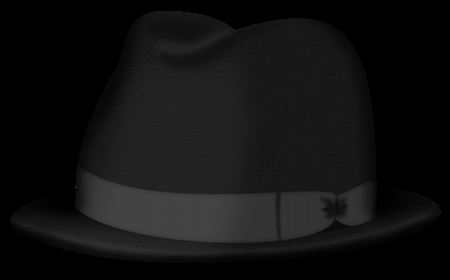
#> input picture hat.png, 450 x 280 px
$ python testing.py   (older library calls are emulated)
#> lines starting #> are read from the running program, lines starting #| are printed output that depends on the picture
import cv2  # OpenCV Library

#-----------------------------------------------------------------------------
#       Load and configure Haar Cascade Classifiers
#-----------------------------------------------------------------------------

# build our cv2 Cascade Classifiers
faceCascade = cv2.CascadeClassifier("haarcascade_frontalface_default.xml")
noseCascade = cv2.CascadeClassifier("haarcascade_mcs_nose.xml")

#-----------------------------------------------------------------------------
#       Load and configure hat (.png with alpha transparency)
#-----------------------------------------------------------------------------

# Load our overlay image: hat.png
hat = cv2.imread('hat.png',-1)
#> hat is the input picture: shape (280, 450, 4); mean B, G, R, A 17, 17, 17, 143.7

# Create the mask for the hat
orig_mask = hat[:,:,3]
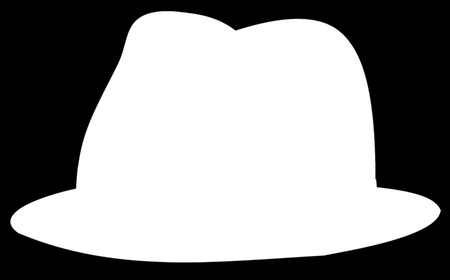
#> orig_mask: shape (280, 450); min 0, max 255, mean 143.7

# Create the inverted mask for the hat
orig_mask_inv = cv2.bitwise_not(orig_mask)
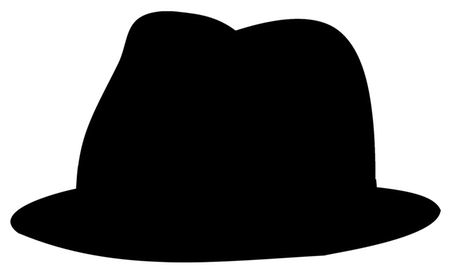
#> orig_mask_inv: shape (280, 450); min 0, max 255, mean 111.3

# Convert hat image to BGR
# and save the original image size (used later when re-sizing the image)
hat = hat[:,:,0:3]
#> hat: shape (280, 450, 3)
origHatHeight, origHatWidth = hat.shape[:2]
#> origHatHeight = 280; origHatWidth = 450

#-----------------------------------------------------------------------------
#       Main program loop
#-----------------------------------------------------------------------------

# collect video input from first webcam on system
#> (the run stopped early here; a loop or call above may not have finished)

$ run again, with 9A5AC2FA-6302-4EDE-9A89-E56F104DB901.png copied over hat.png
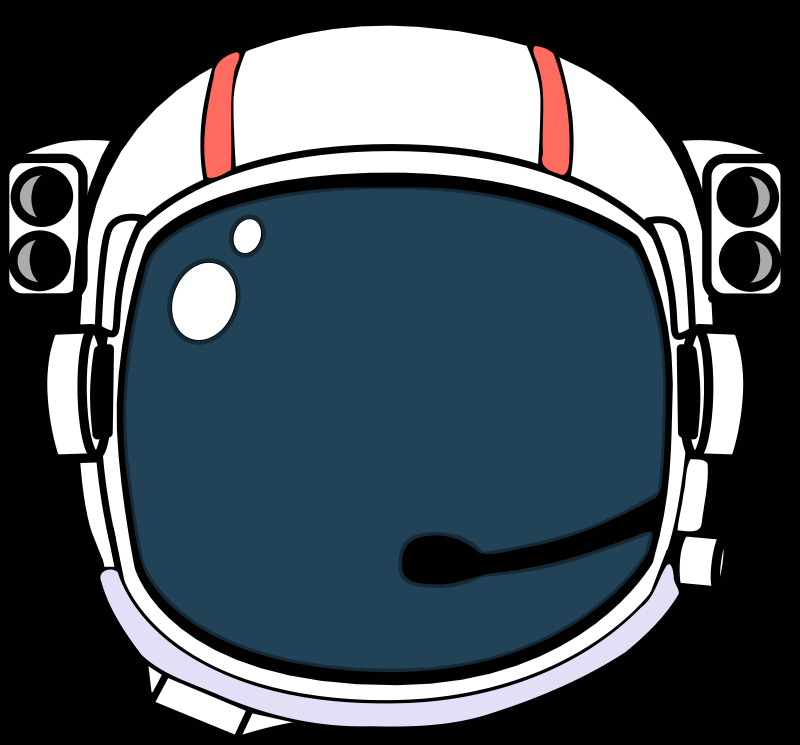
#> input picture 9A5AC2FA-6302-4EDE-9A89-E56F104DB901.png, 800 x 745 px
#> hat is the input picture: shape (745, 800, 4); mean B, G, R, A 87.6, 79.7, 69.7, 158.3
#> `orig_mask = hat[:,:,3]`:
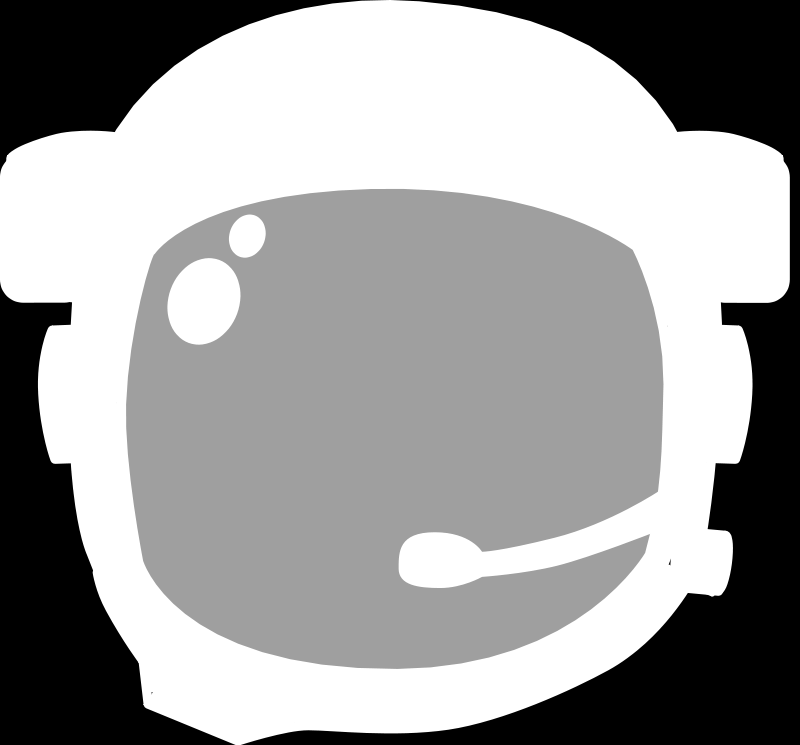
#> orig_mask: shape (745, 800); min 0, max 255, mean 158.3
#> `orig_mask_inv = cv2.bitwise_not(orig_mask)`:
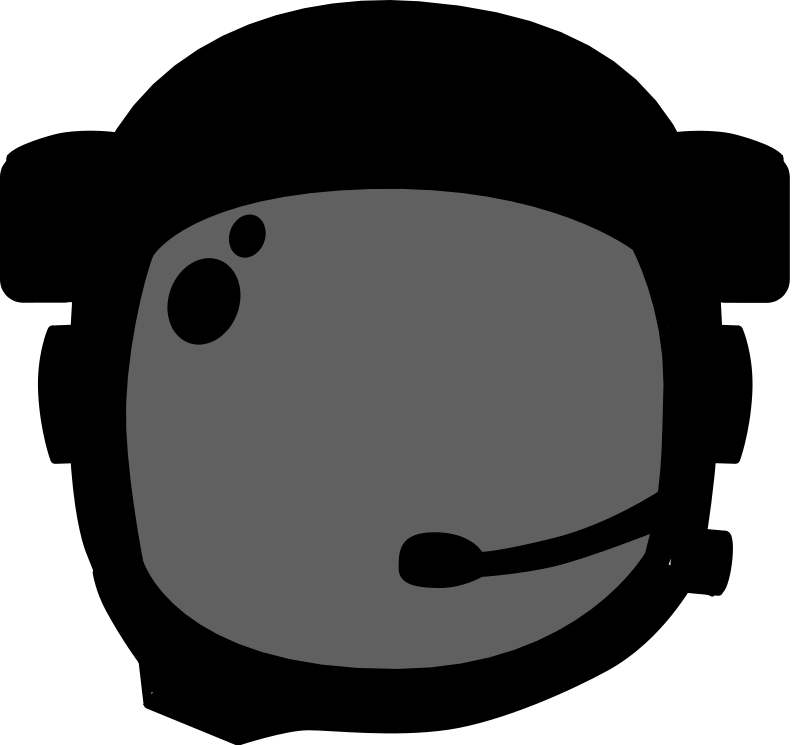
#> orig_mask_inv: shape (745, 800); min 0, max 255, mean 96.7
#> hat: shape (745, 800, 3)
